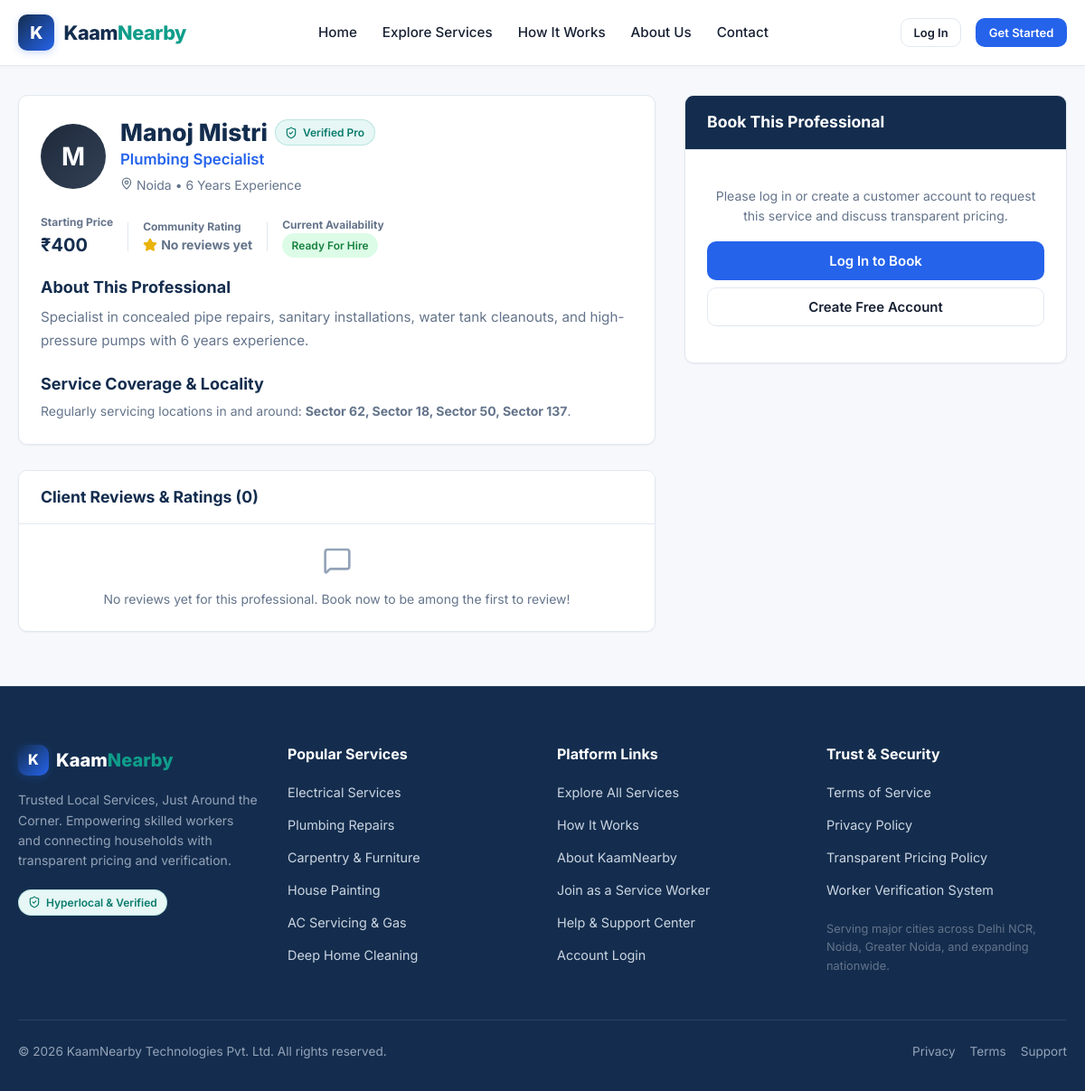
Page /workers/2 on the committed database.
### tables this page shows
CREATE TABLE users (
    id INTEGER PRIMARY KEY AUTOINCREMENT,
    name TEXT NOT NULL,
    email TEXT UNIQUE NOT NULL,
    password_hash TEXT NOT NULL,
    role TEXT NOT NULL CHECK(role IN ('customer', 'worker', 'admin')),
    phone TEXT,
    city TEXT NOT NULL,
    is_active INTEGER DEFAULT 1,
    created_at TIMESTAMP DEFAULT CURRENT_TIMESTAMP
);

CREATE TABLE workers (
    id INTEGER PRIMARY KEY AUTOINCREMENT,
    user_id INTEGER UNIQUE NOT NULL REFERENCES users(id) ON DELETE CASCADE,
    category TEXT NOT NULL,
    bio TEXT,
    experience_years INTEGER DEFAULT 2,
    starting_price REAL DEFAULT 300.0,
    service_area TEXT,
    available INTEGER DEFAULT 1 CHECK(available IN (0, 1)),
    verification_status TEXT DEFAULT 'pending' CHECK(verification_status IN ('pending', 'approved', 'rejected')),
    created_at TIMESTAMP DEFAULT CURRENT_TIMESTAMP,
    updated_at TIMESTAMP DEFAULT CURRENT_TIMESTAMP
);

### app.py (the view)
    @app.route('/workers/<int:worker_id>')
    def worker_detail(worker_id):
        worker = get_worker_full_info(worker_id)
        if not worker:
            abort(404, description="Worker profile not found.")
        current_user = get_current_user()
        is_owner = current_user and current_user['id'] == worker['user_id']
        is_admin = current_user and current_user['role'] == 'admin'
        if worker['verification_status'] != 'approved' and not (is_owner or is_admin):
            flash("This worker profile is currently undergoing verification.", "info")
            return redirect(url_for('services'))
        db = get_db()
        reviews = db.execute("""
            SELECT r.*, u.name as customer_name, b.service
            FROM reviews r
            JOIN users u ON r.customer_id = u.id
            JOIN bookings b ON r.booking_id = b.id
            WHERE r.worker_id = ?
            ORDER BY r.created_at DESC
        """, (worker_id,)).fetchall()
        return render_template('worker_detail.html', worker=worker, reviews=reviews)

### auth.py (called while the page is built, shortened)
def generate_csrf_token():
    if 'csrf_token' not in session:
        session['csrf_token'] = secrets.token_hex(32)
    return session['csrf_token']

def get_current_user():
    user_id = session.get('user_id')
    if not user_id:
        return None

### database.py (called while the page is built)
def get_db():
    if 'db' not in g:
        db_path = current_app.config['DATABASE']
        os.makedirs(os.path.dirname(os.path.abspath(db_path)), exist_ok=True)
        g.db = sqlite3.connect(db_path)
        g.db.row_factory = sqlite3.Row
        g.db.execute("PRAGMA foreign_keys = ON;")
    return g.db

### helpers.py (called while the page is built)
def get_worker_rating_stats(worker_id):
    db = get_db()
    row = db.execute("""
        SELECT COUNT(id) as total_reviews, COALESCE(AVG(rating), 0) as avg_rating
        FROM reviews
        WHERE worker_id = ?
    """, (worker_id,)).fetchone()
    total = row['total_reviews'] if row else 0
    avg = round(row['avg_rating'], 1) if row and row['avg_rating'] else 0.0
    return {
        'total_reviews': total,
        'avg_rating': avg,
        'has_reviews': total > 0
    }

def get_worker_full_info(worker_id):
    db = get_db()
    worker = db.execute("""
        SELECT w.*, u.name, u.email, u.phone, u.city, u.is_active
        FROM workers w
        JOIN users u ON w.user_id = u.id
        WHERE w.id = ?
    """, (worker_id,)).fetchone()
    if not worker:
        return None
    worker_data = dict(worker)
    stats = get_worker_rating_stats(worker_id)
    worker_data['total_reviews'] = stats['total_reviews']
    worker_data['avg_rating'] = stats['avg_rating']
    worker_data['has_reviews'] = stats['has_reviews']
    return worker_data

### templates/worker_detail.html (shortened to what this page needs)
{% extends 'base.html' %}
{% block content %}
<div class="container py-8">
  <div style="display: grid; grid-template-columns: 2fr 1.2fr; gap: 2rem; align-items: flex-start;">
    <div>
      <div class="card mb-6">
        <div class="card-body">
          <div class="flex items-center gap-4 mb-4">
            <div class="worker-avatar" style="width: 72px; height: 72px; font-size: 1.75rem;">
              {{ worker.name[:1] }}
            </div>
            <div>
              <div class="flex items-center gap-2">
                <h1 style="font-size: 1.65rem; font-weight: 800; color: var(--primary-navy);">{{ worker.name }}</h1>
                {% if worker.verification_status == 'approved' %}
                  <span class="badge badge-verified">
                    <i data-lucide="shield-check" style="width: 14px; height: 14px;"></i> Verified Pro
                  </span>
                {% endif %}
              </div>
              <div style="font-size: 1.05rem; color: var(--primary-blue); font-weight: 600;">
                {{ worker.category }} Specialist
              </div>
              <div class="text-sm text-muted mt-1">
                <i data-lucide="map-pin" style="width: 14px; height: 14px; display:inline;"></i>
                {{ worker.city }} &bull; {{ worker.experience_years }} Years Experience
              </div>
            </div>
          </div>
          <div class="flex items-center gap-4 py-3 border-t border-b" style="border-color: var(--border-color); margin: 1.25rem 0;">
            <div>
              <div class="text-xs text-muted uppercase font-bold">Starting Price</div>
              <div class="text-xl font-bold" style="color: var(--primary-navy);">{{ worker.starting_price|currency }}</div>
            </div>
            <div>
              <div class="text-xs text-muted uppercase font-bold">Community Rating</div>
              <div class="flex items-center gap-1 font-bold text-lg" style="color: #854D0E;">
                <i data-lucide="star" style="width: 16px; height: 16px; fill: currentColor; color: #EAB308;"></i>
                {% if worker.total_reviews > 0 %}
                  {{ worker.avg_rating }} <span class="text-xs text-muted">({{ worker.total_reviews }} review{{ 's' if worker.total_reviews != 1 else '' }})</span>
                {% else %}
                  <span class="text-sm text-muted">No reviews yet</span>
                {% endif %}
              </div>
            </div>
            <div>
              <div class="text-xs text-muted uppercase font-bold">Current Availability</div>
              {% if worker.available %}
                <span class="badge badge-available">Ready for Hire</span>
              {% else %}
                <span class="badge badge-unavailable">Offline / Busy</span>
              {% endif %}
            </div>
          </div>
          <h3 class="text-lg font-bold mb-2">About This Professional</h3>
          <p class="text-muted" style="line-height: 1.7; font-size: 0.95rem; margin-bottom: 1.5rem;">
            {{ worker.bio }}
          </p>
          <h3 class="text-lg font-bold mb-2">Service Coverage & Locality</h3>
          <p class="text-muted text-sm" style="line-height: 1.6;">
            Regularly servicing locations in and around: <strong>{{ worker.service_area or worker.city }}</strong>.
          </p>
        </div>
      </div>
      <div class="card">
        <div class="card-header">
          <h3 class="card-title">Client Reviews & Ratings ({{ reviews|length }})</h3>
        </div>
        <div class="card-body">
          {% if reviews %}
            <div class="flex flex-col gap-4">
              {% for rev in reviews %}
                <div style="padding-bottom: 1.25rem; border-bottom: 1px solid var(--border-color);">
                  <div class="flex items-center justify-between mb-1">
                    <span class="font-bold text-sm">{{ rev.customer_name }}</span>
                    <span class="text-xs text-muted">{{ rev.created_at|format_date }}</span>
                  </div>
                  <div class="flex items-center gap-1 mb-2">
                    {% for i in range(rev.rating) %}
                      <i data-lucide="star" style="width: 14px; height: 14px; fill: #EAB308; color: #EAB308;"></i>
                    {% endfor %}
                    <span class="text-xs font-bold text-muted" style="margin-left: 4px;">{{ rev.service }}</span>
                  </div>
                  <p class="text-sm text-muted" style="line-height: 1.5;">
                    {{ rev.comment }}
                  </p>
                </div>
              {% endfor %}
            </div>
          {% else %}
            <div class="text-center py-6 text-muted">
              <i data-lucide="message-square" style="width: 32px; height: 32px; color: var(--text-light); margin: 0 auto 0.5rem;"></i>
              <p class="text-sm">No reviews yet for this professional. Book now to be among the first to review!</p>
            </div>
          {% endif %}
        </div>
      </div>
    </div>
    <div>
      <div class="card" style="position: sticky; top: 90px;">
        <div class="card-header" style="background-color: var(--primary-navy); color: #FFFFFF;">
          <h3 class="card-title" style="color: #FFFFFF; font-size: 1.1rem;">
            Book This Professional
          </h3>
        </div>
        <div class="card-body">
          {% if current_user and current_user.role == 'customer' %}
            <form action="{{ url_for('customer_create_booking', worker_id=worker.id) }}" method="POST">
              <input type="hidden" name="csrf_token" value="{{ csrf_token }}">
              <div class="form-group">
                <label for="service">Service Required *</label>
                <input type="text" id="service" name="service" class="form-control" value="{{ worker.category }}" required>
              </div>
              <div class="grid grid-cols-2 gap-3">
                <div class="form-group">
                  <label for="service_date">Date *</label>
                  <input type="date" id="service_date" name="service_date" class="form-control" required>
                </div>
                <div class="form-group">
                  <label for="service_time">Time Slot *</label>
                  <select id="service_time" name="service_time" class="form-control" required>
                    <option value="Morning (9 AM - 12 PM)">Morning (9 AM - 12 PM)</option>
                    <option value="Afternoon (12 PM - 3 PM)">Afternoon (12 PM - 3 PM)</option>
                    <option value="Evening (3 PM - 7 PM)" selected>Evening (3 PM - 7 PM)</option>
                  </select>
                </div>
              </div>
              <div class="form-group">
                <label for="address">Service Address / Landmark *</label>
                <textarea id="address" name="address" rows="2" class="form-control" placeholder="House/Flat number, building, sector/street..." required></textarea>
              </div>
              <div class="form-group">
                <label for="description">Problem / Work Description *</label>
                <textarea id="description" name="description" rows="3" class="form-control" placeholder="Describe the fault or requirements in detail..." required></textarea>
              </div>
              <div class="form-group">
                <label for="initial_offer">Your Initial Price Offer (₹) *</label>
                <input type="number" id="initial_offer" name="initial_offer" class="form-control" value="{{ worker.starting_price|int }}" min="50" step="10" required>
                <span class="help-text">You and the worker can negotiate this amount via counter-offers before confirmation.</span>
              </div>
              <button type="submit" class="btn btn-primary btn-block btn-lg" {{ 'disabled' if not worker.available else '' }}>
                <i data-lucide="send" style="width: 18px; height: 18px;"></i> Send Booking Request
              </button>
            </form>
          {% else %}
            <div class="text-center py-4">
              <p class="text-muted text-sm mb-4">
                Please log in or create a customer account to request this service and discuss transparent pricing.
              </p>
              <a href="{{ url_for('login') }}" class="btn btn-primary btn-block mb-2">Log In to Book</a>
              <a href="{{ url_for('register') }}" class="btn btn-outline btn-block">Create Free Account</a>
            </div>
          {% endif %}
        </div>
      </div>
    </div>
  </div>
</div>
{% endblock %}

### static/css/style.css (style rules this page uses)
:root { --primary-navy: #142D4E; --primary-navy-dark: #0B1C33; --primary-blue: #2563EB; --primary-blue-hover: #1D4ED8; --teal-accent: #0F9D8A; --teal-accent-dark: #097B6C; --teal-light: #E6F7F5; --bg-main: #F6F8FC; --bg-card: #FFFFFF; --bg-subtle: #F1F5F9; --text-main: #172033; --text-muted: #64748B; --text-light: #94A3B8; --border-color: #E2E8F0; --border-focus: #3B82F6; --color-success: #15803D; --color-success-bg: #DCFCE7; --color-warning: #D97706; --color-warning-bg: #FEF3C7; --color-error: #DC2626; --color-error-bg: #FEE2E2; --color-info: #0284C7; --color-info-bg: #E0F2FE; --font-family: 'Inter', -apple-system, BlinkMacSystemFont, "Segoe UI", Roboto, Oxygen, Ubuntu, Cantarell, sans-serif; --shadow-sm: 0 1px 2px 0 rgba(0, 0, 0, 0.05); --shadow-md: 0 4px 6px -1px rgba(0, 0, 0, 0.08), 0 2px 4px -1px rgba(0, 0, 0, 0.04); --shadow-lg: 0 10px 15px -3px rgba(0, 0, 0, 0.08), 0 4px 6px -2px rgba(0, 0, 0, 0.03); --radius-sm: 6px; --radius-md: 10px; --radius-lg: 16px; --radius-full: 9999px; --transition: all 0.2s cubic-bezier(0.4, 0, 0.2, 1); }
*, *::before, *::after { box-sizing: border-box; margin: 0; padding: 0; }
body { font-family: var(--font-family); background-color: var(--bg-main); color: var(--text-main); line-height: 1.6; -webkit-font-smoothing: antialiased; min-height: 100vh; display: flex; flex-direction: column; }
a { color: var(--primary-blue); text-decoration: none; transition: var(--transition); }
h1, h2, h3, h4, h5, h6 { color: var(--primary-navy); font-weight: 700; line-height: 1.25; }
.container { width: 100%; max-width: 1200px; margin: 0 auto; padding: 0 1.25rem; }
.flex { display: flex; }
.items-center { align-items: center; }
.gap-1 { gap: 0.25rem; }
.gap-2 { gap: 0.5rem; }
.gap-4 { gap: 1rem; }
.text-center { text-align: center; }
.text-muted { color: var(--text-muted); }
.text-sm { font-size: 0.875rem; }
.text-xs { font-size: 0.75rem; }
.text-lg { font-size: 1.125rem; }
.text-xl { font-size: 1.25rem; }
.font-bold { font-weight: 700; }
.mt-1 { margin-top: 0.25rem; }
.mb-2 { margin-bottom: 0.5rem; }
.mb-4 { margin-bottom: 1rem; }
.mb-6 { margin-bottom: 1.5rem; }
.py-4 { padding-top: 1rem; padding-bottom: 1rem; }
.py-8 { padding-top: 2rem; padding-bottom: 2rem; }
.btn { display: inline-flex; align-items: center; justify-content: center; gap: 0.5rem; font-family: inherit; font-size: 0.9375rem; font-weight: 600; padding: 0.625rem 1.25rem; border-radius: var(--radius-md); border: 1px solid transparent; cursor: pointer; transition: var(--transition); line-height: 1.4; white-space: nowrap; }
.btn-primary { background-color: var(--primary-blue); color: #FFFFFF; }
.btn-outline { background-color: transparent; border-color: var(--border-color); color: var(--text-main); }
.btn-block { display: flex; width: 100%; }
.badge { display: inline-flex; align-items: center; gap: 0.35rem; padding: 0.25rem 0.65rem; border-radius: var(--radius-full); font-size: 0.75rem; font-weight: 600; text-transform: capitalize; white-space: nowrap; }
.badge-verified { background-color: var(--teal-light); color: var(--teal-accent-dark); border: 1px solid rgba(15, 157, 138, 0.2); }
.badge-available { background-color: var(--color-success-bg); color: var(--color-success); }
.worker-avatar { width: 52px; height: 52px; border-radius: var(--radius-full); background: linear-gradient(135deg, #1E293B 0%, #334155 100%); color: #FFFFFF; display: flex; align-items: center; justify-content: center; font-size: 1.15rem; font-weight: 700; flex-shrink: 0; }

### static/css/dashboard.css (style rules this page uses)
.card { background-color: #FFFFFF; border: 1px solid var(--border-color); border-radius: var(--radius-md); box-shadow: var(--shadow-sm); overflow: hidden; margin-bottom: 1.75rem; }
.card-header { padding: 1.15rem 1.5rem; border-bottom: 1px solid var(--border-color); display: flex; align-items: center; justify-content: space-between; background-color: #FFFFFF; }
.card-title { font-size: 1.1rem; font-weight: 700; color: var(--primary-navy); }
.card-body { padding: 1.5rem; }

### rows in the picture
users: name "M", name "Manoj Mistri", city "Noida"
workers: category "Plumbing", experience_years "6", starting_price "₹400", bio "Specialist in concealed pipe repairs, sanitary installations, water tank cleanouts, and high-pressure pumps with 6 years experience.", service_area "Sector 62, Sector 18, Sector 50, Sector 137"

### other values in the picture
{{ reviews|length }} "0"
